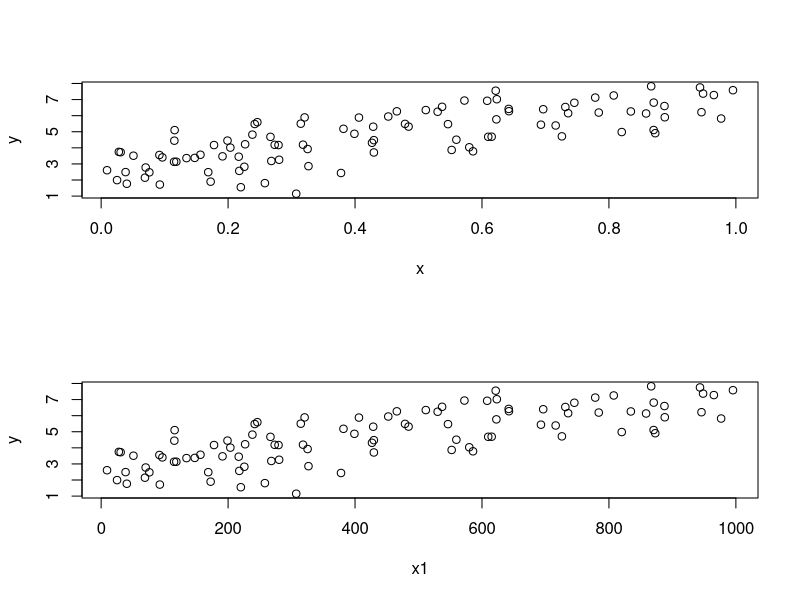
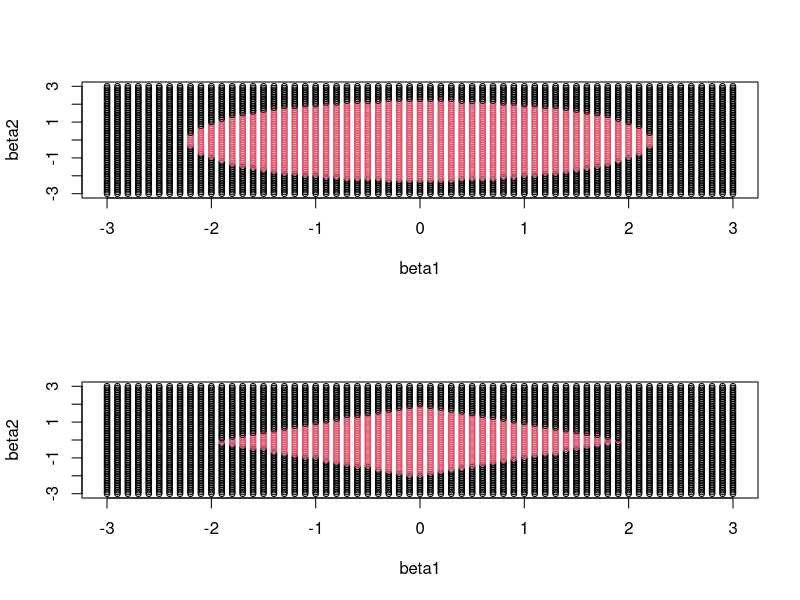
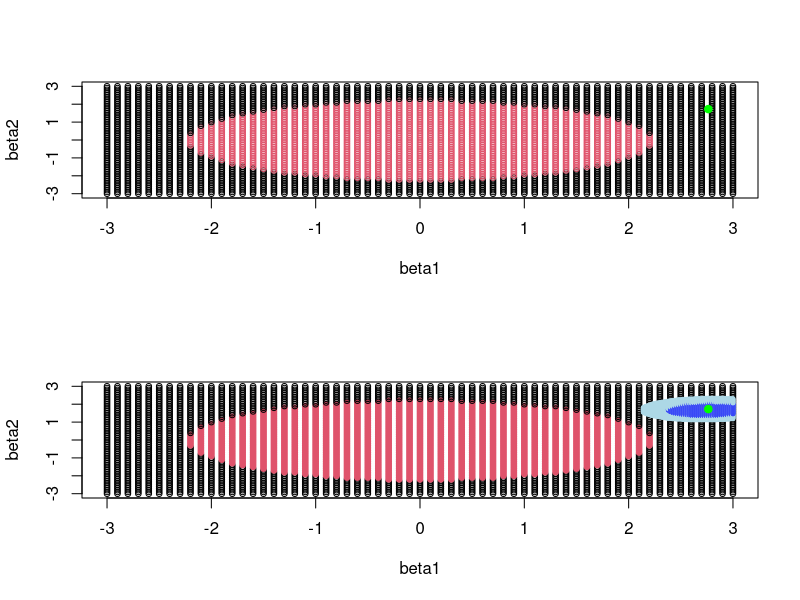
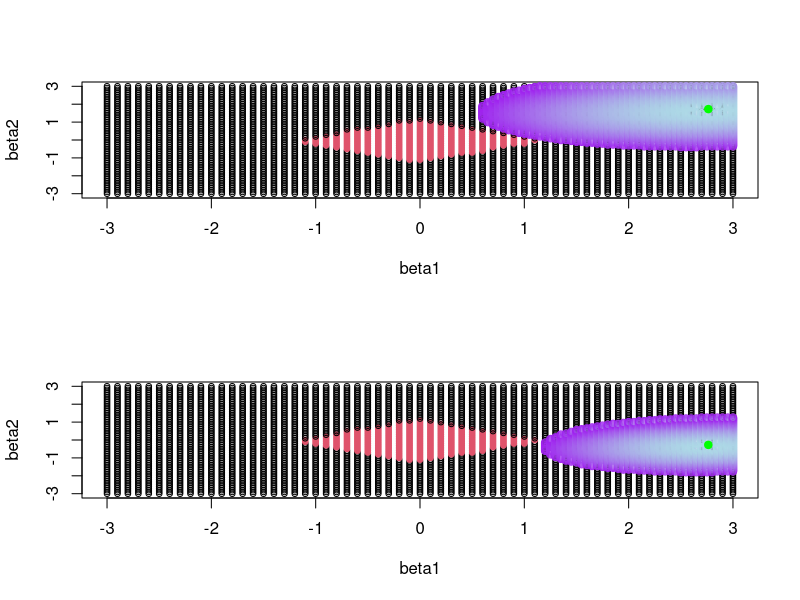
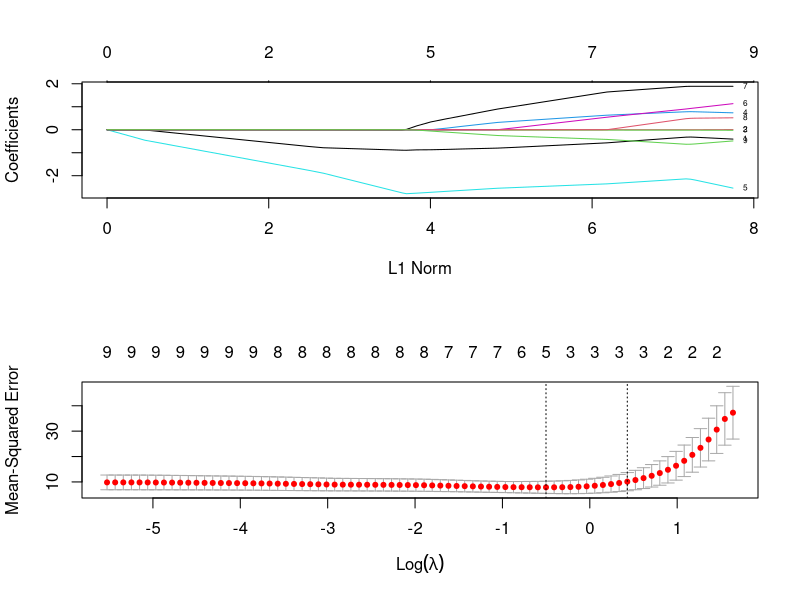
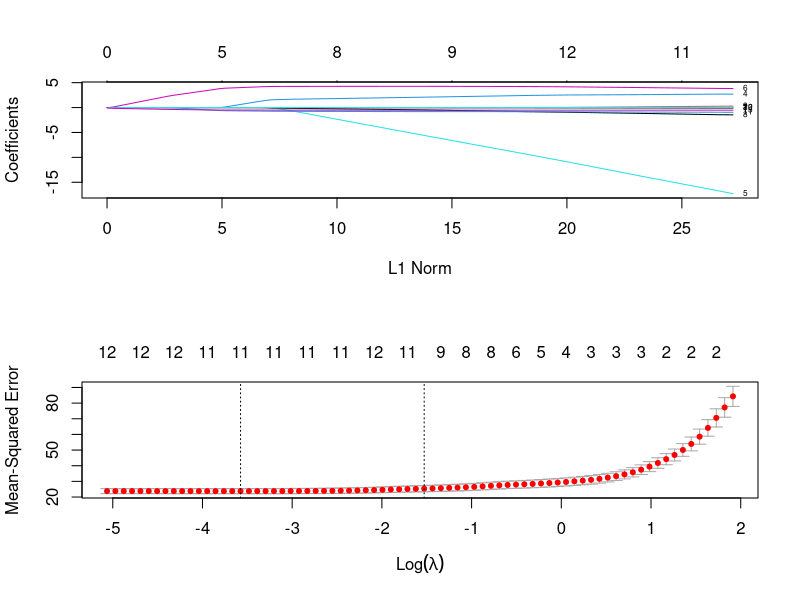

R code for these plots, in order:
## ---- chunk 1
x <- runif(100)
y <- 3 + 4 * x + rnorm(100)
par(mfrow=c(2,1))
plot(x,y)
x1 <- 1000*x #transformed data of the original variable
plot(x1,y)
## ---- chunk 2
anova(lm(y~x))$Sum[2]
anova(lm(y~x1))$Sum[2]
## ---- chunk 3
#the data we just created
cbind(x[1:10], x1[1:10])
#and the scaled version
cbind(scale(x)[1:10], scale(x1)[1:10])
## ---- chunk 4
k <- 5
plot(c(-3,3), c(-3,3), t='n', xlab="beta1", ylab="beta2")
x <- seq(-3,3,.1)
for (i in 1:length(x)) {
  for (j in 1:length(x)) {
    points(x[i], x[j], col=1+((x[i]^2+x[j]^2)<k), cex=.75)
  }
}
## ---- chunk 5
k <- 2
plot(c(-3,3), c(-3,3), t='n', xlab="beta1", ylab="beta2")
x <- seq(-3,3,.1)
for (i in 1:length(x)) {
  for (j in 1:length(x)) {
    points(x[i], x[j], col=1+(abs(x[i])+abs(x[j])<k), cex=.75)
  }
}
## ---- chunk 6
set.seed(47)
n <- 100
x1 <- rnorm(n)
x2 <- rnorm(n)
y <- 3 + 2.5 *x1 + 2 * x2 + rnorm(n, 0, 2)
data.lab <- data.frame(y,x1,x2)
fit <- lm(y~x1+x2)
fit  #the OLS solutions, including the intercept that we aren't worried about

## ---- chunk 7
k <- 5
plot(c(-3,3), c(-3,3), t='n', xlab="beta1", ylab="beta2")
x <- seq(-3,3,.1)
for (i in 1:length(x)) {
  for (j in 1:length(x)) {
    points(x[i], x[j], col=1+((x[i]^2+x[j]^2)<k), cex=.75)
  }
}
points(fit$coef[2], fit$coef[3], col='green', pch=19)
## ---- chunk 8
anova(fit)$Sum[3]
## ---- chunk 9
k <- 5
plot(c(-3,3), c(-3,3), t='n', xlab="beta1", ylab="beta2")
x <- seq(-3,3,.1)
for (i in 1:length(x)) {
  for (j in 1:length(x)) {
    points(x[i], x[j], col=1+((x[i]^2+x[j]^2)<k), cex=.75, pch=1+18*((x[i]^2+x[j]^2)<k))
  }
}


betas <- seq(1,3,.02)
for (i in 1:length(betas)) {
  for (j in 1:length(betas)) {
    sse <- sum((y-fit$coef[1]-betas[i]*x1-betas[j]*x2)^2)
    points(betas[i], betas[j], col="lightblue", cex=.5*(sse<450))
    points(betas[i], betas[j], col="blue", cex=.5*(sse<425))
  }
}
points(fit$coef[2], fit$coef[3], col='green', pch=19)
## ---- chunk 10
k <- 1.2
plot(c(-3,3), c(-3,3), t='n', xlab="beta1", ylab="beta2")
x <- seq(-3,3,.1)
for (i in 1:length(x)) {
  for (j in 1:length(x)) {
    points(x[i], x[j], col=1+(abs(x[i])+abs(x[j])<k), cex=.75, pch=1+18*(abs(x[i])+abs(x[j])<k))
  }
}

colfunc <- colorRampPalette(c("lightblue", "purple"))
cols <- colfunc(100)

betas <- seq(-3,3,.05)
sse <- c()
for (i in 1:length(betas)) {
  for (j in 1:length(betas)) {
    sse <- sum((y-fit$coef[1]-betas[i]*x1-betas[j]*x2)^2)
    points(betas[i], betas[j], col=cols[100*(sse-410)/(870-410)], cex=(sse<870))
  }
}
points(fit$coef[2], fit$coef[3], col='green', pch=19)
## ---- chunk 11
set.seed(47)
n <- 100
x1 <- rnorm(n)
x2 <- rnorm(n)
y <- 3 + 2.5 *x1 + rnorm(n, 0, 2)  #x2 isn't in the data generation!!!
data.lab <- data.frame(y,x1,x2)
fit <- lm(y~x1+x2)
fit
k <- 1.2
plot(c(-3,3), c(-3,3), t='n', xlab="beta1", ylab="beta2")
x <- seq(-3,3,.1)
for (i in 1:length(x)) {
  for (j in 1:length(x)) {
    points(x[i], x[j], col=1+(abs(x[i])+abs(x[j])<k), cex=.75, pch=1+18*(abs(x[i])+abs(x[j])<k))
  }
}

betas <- seq(-3,3,.05)
for (i in 1:length(betas)) {
  for (j in 1:length(betas)) {
    sse <- sum((y-fit$coef[1]-betas[i]*x1-betas[j]*x2)^2)
    points(betas[i], betas[j], col=cols[100*(sse-410)/(650-410)], cex=(sse<650))
  }
}
points(fit$coef[2], fit$coef[3], col='green', pch=19)
## ---- chunk 12
require(glmnet)
## ---- chunk 13
data(mtcars)
y <- mtcars$mpg 
x <- as.matrix(mtcars[,-c(1,7)]) #remove mpg and qsec, now this is only predictors
## ---- chunk 14
fit <- glmnet(x, y,alpha = 1) #alpha=1 means lasso, you can use a mix of ridge (alpha=0) and lasso penalties
plot(fit, label=TRUE)
## ---- chunk 15
cv1=cv.glmnet(x,y,alpha=1)
plot(cv1)
## ---- chunk 16
cv1$lambda.min
cv1$lambda.1se
## ---- chunk 17
fit.1se <- glmnet(x, y,alpha = 1, lambda=cv1$lambda.1se)
fit.1se$beta
## ---- chunk 18
library(MASS)
data(Boston)
y <- Boston$medv
x<-as.matrix(Boston[,c(1:13)])

#lasso
fit <- glmnet(x, y,alpha = 1)
plot(fit, label=TRUE)

#k fold cross validation
cv1=cv.glmnet(x,y,alpha=1)
plot(cv1)

fit.1se <- glmnet(x, y,alpha = 1, lambda=cv1$lambda.1se)

#final model
fit.1se$beta
